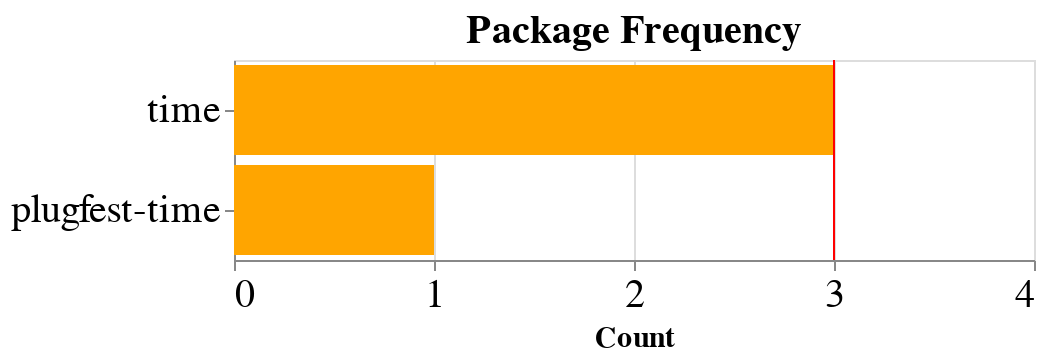

Notebook cell for this chart:
### Markdown cell above
#### Time

### Code cell
# Filter data
chart_data = df_sbom_data_packages[(df_sbom_data_packages.target == 'time') & (df_sbom_data_packages.type_y == 'binary')]
chart_data_grouped = chart_data.groupby(['package_names']).count().reset_index().sort_values('package_names').sort_values('bom', ascending=False)
# Plot data
pm1 = alt.Chart(chart_data_grouped, title='Package Frequency').mark_bar(color='orange').encode(
    x = alt.X('bom', title='Count', axis=alt.Axis(tickMinStep=1), scale=alt.Scale(domain=(0,len(chart_data.producer.unique())+1))),
    y = alt.Y('package_names', sort='-x', title=None)
)
rule = alt.Chart(chart_data.drop_duplicates(subset=['producer'])).mark_rule(color='red').encode(
    x=('count(producer)')
)
(pm1+rule).properties(height=100,width=400).configure_axis(
    labelFontSize=20,
    titleFontSize=15
).configure_title(fontSize=20)

### Figure 1 — Vega-Lite specification as saved in the notebook (floating-point values rounded to 4 significant figures)
{"config": {"view": {"continuousWidth": 400, "continuousHeight": 300}, "axis": {"labelFontSize": 20, "titleFontSize": 15}, "title": {"fontSize": 20}}, "layer": [{"data": {"name": "data-7655438bc3c61bdc1422c7671f0894d2"}, "mark": {"type": "bar", "color": "orange"}, "encoding": {"x": {"type": "quantitative", "axis": {"tickMinStep": 1}, "field": "bom", "scale": {"domain": [0, 4]}, "title": "Count"}, "y": {"type": "nominal", "field": "package_names", "sort": "-x", "title": null}}, "title": "Package Frequency"}, {"data": {"name": "data-7f9b9abf8b08d7387c9576a8ef8a5a75"}, "mark": {"type": "rule", "color": "red"}, "encoding": {"x": {"type": "nominal", "aggregate": "count", "field": "producer"}}}], "height": 100, "width": 400, "$schema": "https://vega.github.io/schema/vega-lite/v4.8.1.json", "datasets": {"data-7655438bc3c61bdc1422c7671f0894d2": [{"package_names": "time", "bom": 3, "files": 3, "files_with_hashes": 1, "got_final_product": 3, "packages": 3, "packages_with_hashes": 3, "packages_with_ids": 3, "packages_with_names": 3, "packages_with_suppliers": 3, "relationships": 3, "sbom_author": 3, "sbom_created": 3, "sbom_target": 3, "supplier_names": 3, "type_x": 3, "file": 3, "format": 3, "gzipped": 3, "standard": 3, "version": 3, "zipfile": 3, "target": 3, "producer": 3, "sbom": 3, "type_y": 3}, {"package_names": "plugfest-time", "bom": 1, "files": 1, "files_with_hashes": 0, "got_final_product": 1, "packages": 1, "packages_with_hashes": 1, "packages_with_ids": 1, "packages_with_names": 1, "packages_with_suppliers": 1, "relationships": 1, "sbom_author": 1, "sbom_created": 1, "sbom_target": 1, "supplier_names": 1, "type_x": 1, "file": 1, "format": 1, "gzipped": 1, "standard": 1, "version": 1, "zipfile": 1, "target": 1, "producer": 1, "sbom": 1, "type_y": 1}], "data-7f9b9abf8b08d7387c9576a8ef8a5a75": [{"bom": "inputs-docfest/REA_SAG-PM/SAG-PM-SBOM-Time_1_9.spdx", "files": 1, "files_with_hashes": 1.0, "got_final_product": true, "package_names": "time", "packages": 1, "packages_with_hashes": 1, "packages_with_ids": 1, "packages_with_names": 1, "packages_with_suppliers": 1, "relationships": 0, "sbom_author": "Tool: SAG-PM Version: 1.1.3DEV", "sbom_created": "2021-08-11T21:49:51Z", "sbom_target": "SAG-PM generated SBOM", "supplier_names": ["Organization: Free Software Foundation, Inc."], "type_x": "SpdxTvSbom", "file": "inputs-docfest/REA_SAG-PM/SAG-PM-SBOM-Time_1_9.spdx", "format": "tv", "gzipped": false, "standard": "spdx", "version": "2.2", "zipfile": false, "target": "time", "producer": "REA_SAG-PM", "sbom": "REA_SAG-PM/SAG-PM-SBOM-Time_1_9.spdx", "type_y": "binary"}, {"bom": "inputs-docfest/Synopsys Black Duck/time-DefaultDetectVersion.json", "files": 0, "files_with_hashes": null, "got_final_product": true, "package_names": "time", "packages": 2, "packages_with_hashes": 0, "packages_with_ids": 2, "packages_with_names": 2, "packages_with_suppliers": 0, "relationships": 2, "sbom_author": "Tool: Black Duck SPDX export script https://github.com/matthewb66/bd_export_spdx2.2", "sbom_created": "2021-03-25T14:07:45Z", "sbom_target": "plugfest-time/Default Detect Version", "supplier_names": [], "type_x": "SpdxJsonSbom", "file": "inputs-docfest/Synopsys Black Duck/time-DefaultDetectVersion.json", "format": "json", "gzipped": false, "standard": "spdx", "version": "SPDX-2.2", "zipfile": false, "target": "time", "producer": "Synopsys Black Duck", "sbom": "Synopsys Black Duck/time-DefaultDetectVersion.json", "type_y": "binary"}, {"bom": "inputs-docfest/SPDX Generator/time-1.9/time.spdx.yml", "files": 0, "files_with_hashes": null, "got_final_product": true, "package_names": "time", "packages": 1, "packages_with_hashes": 0, "packages_with_ids": 1, "packages_with_names": 1, "packages_with_suppliers": 0, "relationships": 0, "sbom_author": "Organization: GNU", "sbom_created": "2021-08-31T08:20:01Z", "sbom_target": "time", "supplier_names": [], "type_x": "SpdxYamlSbom", "file": "inputs-docfest/SPDX Generator/time-1.9/time.spdx.yml", "format": "yaml", "gzipped": false, "standard": "spdx", "version": "SPDX-2.2", "zipfile": false, "target": "time", "producer": "SPDX Generator", "sbom": "SPDX Generator/time-1.9/time.spdx.yml", "type_y": "binary"}]}}
